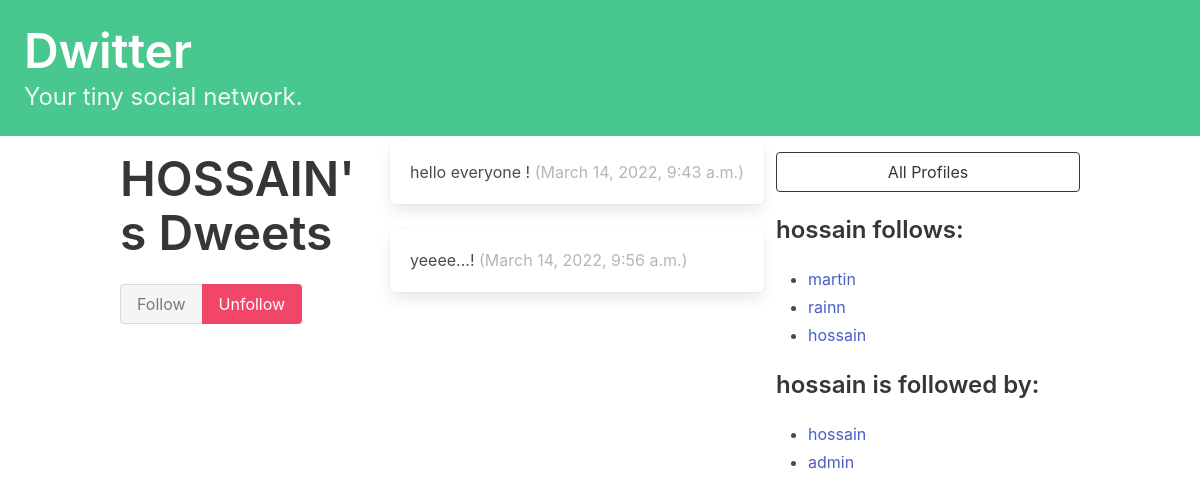
The app's page /profile/4 (signed in) with its own data.
### dwitter/models.py (models this page shows, shortened)
class Profile(models.Model):
    user = models.OneToOneField(User, on_delete=models.CASCADE)
    follows = models.ManyToManyField(
        "self",
        related_name="followed_by",
        symmetrical=False,
        blank=True
    )
    def __str__(self):
        return self.user.username

class Dweet(models.Model):
    user       = models.ForeignKey(
        User, related_name="dweets", on_delete=models.DO_NOTHING
    )
    body       = models.CharField(max_length=140)
    created_at = models.DateTimeField(auto_now_add=True)

### dwitter/views.py (the view, shortened to what this page needs)
# urls.py: path("profile/<int:pk>", profile, name="profile"),
def profile(request, pk):
    if not hasattr(request.user, 'profile'):
        missing_profile = Profile(user=request.user)
        missing_profile.save()
    profile  = Profile.objects.get(pk=pk)
    return render(request, "dwitter/profile.html", {"profile":profile})

### dwitter/templates/dwitter/profile.html (shortened to what this page needs)
{% extends 'base.html' %}
{% block content %}
<div class="column">
    <div class="block">
    <h1 class="title is-1">
        {{profile.user.username|upper}}'s Dweets
    </h1>
    </div>
    <form method="post">
        <div class="buttons has-addons">
        {% if profile in user.profile.follows.all %}
            <button class="button is-success is-static">Follow</button>
            <button class="button is-danger" name="follow" value="unfollow">
                Unfollow
            </button>
        {% else %}
            <button class="button is-success" name="follow" value="follow">
                Follow
            </button>
            <button class="button is-danger is-static">Unfollow</button>
        {% endif %}
        </div>
    </form>
    </div>
    <div class="content">
        {% for dweet in profile.user.dweets.all %}
            <div class="box">
                {{ dweet.body }}
                <span class="is-small has-text-grey-light">
                    ({{ dweet.created_at }})
                </span>
            </div>
        {% endfor %}
    </div>
<div class="column is-one-third">
    <div class="block">
        <a href="{% url 'dwitter:profile_list' %}">
            <button class="button is-dark is-outlined is-fullwidth">
                All Profiles
            </button>
        </a>
    </div>
    <div class="block">
        <h3 class="title is-4">
            {{profile.user.username}} follows:
        </h3>
        <div class="content">
            <ul>
            {% for following in profile.follows.all %}
                <li>
                    <a href="{% url 'dwitter:profile' following.id %}">
                        {{ following }}
                    </a>
                </li>
            {% endfor %}
            </ul>
        </div>
    </div>
    <div class="block">
        <h3 class="title is-4">
            {{profile.user.username}} is followed by:
        </h3>
        <div class="content">
            <ul>
            {% for follower in profile.followed_by.all %}
                <li>
                    <a href="{% url 'dwitter:profile' follower.id %}">
                        {{ follower }}
                    </a>
                </li>
            {% endfor %}
            </ul>
        </div>
    </div>
</div>
{% endblock content %}

### records on screen
Profile: user.username "HOSSAIN", user.username "hossain"
Dweet: body "hello everyone !", created_at "March 14, 2022, 9:43 a.m."
Dweet: body "yeeee...!", created_at "March 14, 2022, 9:56 a.m."
Profile: user.username "martin"
Profile: user.username "rainn"
Profile: user.username "admin"
